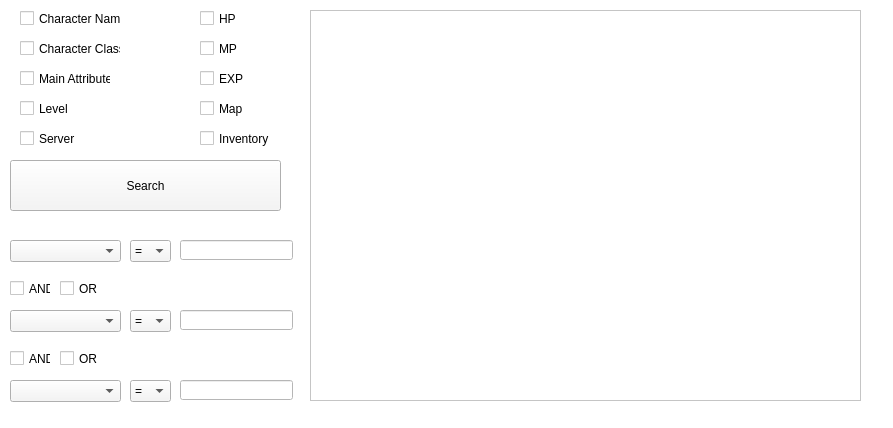
<?xml version="1.0" encoding="UTF-8"?>
<ui version="4.0">
 <class>characterManagerAdvancedView</class>
 <widget class="QWidget" name="characterManagerAdvancedView">
  <property name="geometry">
   <rect>
    <x>0</x>
    <y>0</y>
    <width>893</width>
    <height>428</height>
   </rect>
  </property>
  <property name="minimumSize">
   <size>
    <width>893</width>
    <height>428</height>
   </size>
  </property>
  <property name="maximumSize">
   <size>
    <width>893</width>
    <height>428</height>
   </size>
  </property>
  <property name="windowTitle">
   <string>Maplestory Manager - View Character (Advanced)</string>
  </property>
  <property name="styleSheet">
   <string notr="true">background-color: rgb(255, 255, 255);</string>
  </property>
  <widget class="QCheckBox" name="charLevelCheckbox">
   <property name="geometry">
    <rect>
     <x>20</x>
     <y>100</y>
     <width>70</width>
     <height>17</height>
    </rect>
   </property>
   <property name="text">
    <string>Level</string>
   </property>
  </widget>
  <widget class="QLineEdit" name="outputFirstConditional">
   <property name="geometry">
    <rect>
     <x>180</x>
     <y>240</y>
     <width>113</width>
     <height>20</height>
    </rect>
   </property>
   <property name="styleSheet">
    <string notr="true"/>
   </property>
  </widget>
  <widget class="QCheckBox" name="charHPCheckbox">
   <property name="geometry">
    <rect>
     <x>200</x>
     <y>10</y>
     <width>70</width>
     <height>17</height>
    </rect>
   </property>
   <property name="text">
    <string>HP</string>
   </property>
  </widget>
  <widget class="QCheckBox" name="charClassCheckbox">
   <property name="geometry">
    <rect>
     <x>20</x>
     <y>40</y>
     <width>101</width>
     <height>17</height>
    </rect>
   </property>
   <property name="text">
    <string>Character Class</string>
   </property>
  </widget>
  <widget class="QListWidget" name="output">
   <property name="geometry">
    <rect>
     <x>310</x>
     <y>10</y>
     <width>551</width>
     <height>391</height>
    </rect>
   </property>
  </widget>
  <widget class="QCheckBox" name="orFirst">
   <property name="geometry">
    <rect>
     <x>60</x>
     <y>280</y>
     <width>41</width>
     <height>17</height>
    </rect>
   </property>
   <property name="text">
    <string>OR</string>
   </property>
  </widget>
  <widget class="QLineEdit" name="outputSecondConditional">
   <property name="geometry">
    <rect>
     <x>180</x>
     <y>310</y>
     <width>113</width>
     <height>20</height>
    </rect>
   </property>
   <property name="styleSheet">
    <string notr="true"/>
   </property>
  </widget>
  <widget class="QCheckBox" name="charNameCheckbox">
   <property name="geometry">
    <rect>
     <x>20</x>
     <y>10</y>
     <width>101</width>
     <height>17</height>
    </rect>
   </property>
   <property name="text">
    <string>Character Name</string>
   </property>
  </widget>
  <widget class="QComboBox" name="conditionThirdConditional">
   <property name="geometry">
    <rect>
     <x>130</x>
     <y>380</y>
     <width>41</width>
     <height>22</height>
    </rect>
   </property>
   <property name="styleSheet">
    <string notr="true">background-color: rgb(245, 245, 245);</string>
   </property>
   <item>
    <property name="text">
     <string>=</string>
    </property>
   </item>
   <item>
    <property name="text">
     <string>!=</string>
    </property>
   </item>
   <item>
    <property name="text">
     <string>&gt;</string>
    </property>
   </item>
   <item>
    <property name="text">
     <string>&gt;=</string>
    </property>
   </item>
   <item>
    <property name="text">
     <string>&lt;</string>
    </property>
   </item>
   <item>
    <property name="text">
     <string>&lt;=</string>
    </property>
   </item>
  </widget>
  <widget class="QCheckBox" name="orSecond">
   <property name="geometry">
    <rect>
     <x>60</x>
     <y>350</y>
     <width>41</width>
     <height>17</height>
    </rect>
   </property>
   <property name="text">
    <string>OR</string>
   </property>
  </widget>
  <widget class="QComboBox" name="conditionFirstConditional">
   <property name="geometry">
    <rect>
     <x>130</x>
     <y>240</y>
     <width>41</width>
     <height>22</height>
    </rect>
   </property>
   <property name="styleSheet">
    <string notr="true">background-color: rgb(245, 245, 245);</string>
   </property>
   <item>
    <property name="text">
     <string>=</string>
    </property>
   </item>
   <item>
    <property name="text">
     <string>!=</string>
    </property>
   </item>
   <item>
    <property name="text">
     <string>&gt;</string>
    </property>
   </item>
   <item>
    <property name="text">
     <string>&gt;=</string>
    </property>
   </item>
   <item>
    <property name="text">
     <string>&lt;</string>
    </property>
   </item>
   <item>
    <property name="text">
     <string>&lt;=</string>
    </property>
   </item>
  </widget>
  <widget class="QCheckBox" name="andFirst">
   <property name="geometry">
    <rect>
     <x>10</x>
     <y>280</y>
     <width>41</width>
     <height>17</height>
    </rect>
   </property>
   <property name="text">
    <string>AND</string>
   </property>
  </widget>
  <widget class="QLineEdit" name="outputThirdConditional">
   <property name="geometry">
    <rect>
     <x>180</x>
     <y>380</y>
     <width>113</width>
     <height>20</height>
    </rect>
   </property>
   <property name="styleSheet">
    <string notr="true"/>
   </property>
  </widget>
  <widget class="QCheckBox" name="andSecond">
   <property name="geometry">
    <rect>
     <x>10</x>
     <y>350</y>
     <width>41</width>
     <height>17</height>
    </rect>
   </property>
   <property name="text">
    <string>AND</string>
   </property>
  </widget>
  <widget class="QCheckBox" name="charAttributeCheckbox">
   <property name="geometry">
    <rect>
     <x>20</x>
     <y>70</y>
     <width>91</width>
     <height>17</height>
    </rect>
   </property>
   <property name="text">
    <string>Main Attribute</string>
   </property>
  </widget>
  <widget class="QPushButton" name="searchButton">
   <property name="geometry">
    <rect>
     <x>10</x>
     <y>160</y>
     <width>271</width>
     <height>51</height>
    </rect>
   </property>
   <property name="styleSheet">
    <string notr="true">background-color: rgb(245, 245, 245);</string>
   </property>
   <property name="text">
    <string>Search</string>
   </property>
  </widget>
  <widget class="QComboBox" name="conditionSecondConditional">
   <property name="geometry">
    <rect>
     <x>130</x>
     <y>310</y>
     <width>41</width>
     <height>22</height>
    </rect>
   </property>
   <property name="styleSheet">
    <string notr="true">background-color: rgb(245, 245, 245);</string>
   </property>
   <item>
    <property name="text">
     <string>=</string>
    </property>
   </item>
   <item>
    <property name="text">
     <string>!=</string>
    </property>
   </item>
   <item>
    <property name="text">
     <string>&gt;</string>
    </property>
   </item>
   <item>
    <property name="text">
     <string>&gt;=</string>
    </property>
   </item>
   <item>
    <property name="text">
     <string>&lt;</string>
    </property>
   </item>
   <item>
    <property name="text">
     <string>&lt;=</string>
    </property>
   </item>
  </widget>
  <widget class="QCheckBox" name="charMPCheckbox">
   <property name="geometry">
    <rect>
     <x>200</x>
     <y>40</y>
     <width>91</width>
     <height>17</height>
    </rect>
   </property>
   <property name="text">
    <string>MP</string>
   </property>
  </widget>
  <widget class="QComboBox" name="inputFirstConditional">
   <property name="geometry">
    <rect>
     <x>10</x>
     <y>240</y>
     <width>111</width>
     <height>22</height>
    </rect>
   </property>
   <property name="styleSheet">
    <string notr="true">background-color: rgb(245, 245, 245);</string>
   </property>
   <item>
    <property name="text">
     <string/>
    </property>
   </item>
   <item>
    <property name="text">
     <string>Username</string>
    </property>
   </item>
   <item>
    <property name="text">
     <string>Character Name</string>
    </property>
   </item>
   <item>
    <property name="text">
     <string>Character Class</string>
    </property>
   </item>
   <item>
    <property name="text">
     <string>Main Attribute</string>
    </property>
   </item>
   <item>
    <property name="text">
     <string>Level</string>
    </property>
   </item>
   <item>
    <property name="text">
     <string>Server</string>
    </property>
   </item>
   <item>
    <property name="text">
     <string>HP</string>
    </property>
   </item>
   <item>
    <property name="text">
     <string>MP</string>
    </property>
   </item>
   <item>
    <property name="text">
     <string>EXP</string>
    </property>
   </item>
   <item>
    <property name="text">
     <string>Map</string>
    </property>
   </item>
   <item>
    <property name="text">
     <string>Inventory</string>
    </property>
   </item>
  </widget>
  <widget class="QCheckBox" name="charEXPCheckbox">
   <property name="geometry">
    <rect>
     <x>200</x>
     <y>70</y>
     <width>91</width>
     <height>17</height>
    </rect>
   </property>
   <property name="text">
    <string>EXP</string>
   </property>
  </widget>
  <widget class="QCheckBox" name="charServerCheckbox">
   <property name="geometry">
    <rect>
     <x>20</x>
     <y>130</y>
     <width>91</width>
     <height>17</height>
    </rect>
   </property>
   <property name="text">
    <string>Server</string>
   </property>
  </widget>
  <widget class="QCheckBox" name="charMapCheckbox">
   <property name="geometry">
    <rect>
     <x>200</x>
     <y>100</y>
     <width>91</width>
     <height>17</height>
    </rect>
   </property>
   <property name="text">
    <string>Map</string>
   </property>
  </widget>
  <widget class="QCheckBox" name="charInventoryCheckbox">
   <property name="geometry">
    <rect>
     <x>200</x>
     <y>130</y>
     <width>91</width>
     <height>17</height>
    </rect>
   </property>
   <property name="text">
    <string>Inventory</string>
   </property>
  </widget>
  <widget class="QComboBox" name="inputSecondConditional">
   <property name="geometry">
    <rect>
     <x>10</x>
     <y>310</y>
     <width>111</width>
     <height>22</height>
    </rect>
   </property>
   <property name="styleSheet">
    <string notr="true">background-color: rgb(245, 245, 245);</string>
   </property>
   <item>
    <property name="text">
     <string/>
    </property>
   </item>
   <item>
    <property name="text">
     <string>Username</string>
    </property>
   </item>
   <item>
    <property name="text">
     <string>Character Name</string>
    </property>
   </item>
   <item>
    <property name="text">
     <string>Character Class</string>
    </property>
   </item>
   <item>
    <property name="text">
     <string>Main Attribute</string>
    </property>
   </item>
   <item>
    <property name="text">
     <string>Level</string>
    </property>
   </item>
   <item>
    <property name="text">
     <string>Server</string>
    </property>
   </item>
   <item>
    <property name="text">
     <string>HP</string>
    </property>
   </item>
   <item>
    <property name="text">
     <string>MP</string>
    </property>
   </item>
   <item>
    <property name="text">
     <string>EXP</string>
    </property>
   </item>
   <item>
    <property name="text">
     <string>Map</string>
    </property>
   </item>
   <item>
    <property name="text">
     <string>Inventory</string>
    </property>
   </item>
  </widget>
  <widget class="QComboBox" name="inputThirdConditional">
   <property name="geometry">
    <rect>
     <x>10</x>
     <y>380</y>
     <width>111</width>
     <height>22</height>
    </rect>
   </property>
   <property name="styleSheet">
    <string notr="true">background-color: rgb(245, 245, 245);</string>
   </property>
   <item>
    <property name="text">
     <string/>
    </property>
   </item>
   <item>
    <property name="text">
     <string>Username</string>
    </property>
   </item>
   <item>
    <property name="text">
     <string>Character Name</string>
    </property>
   </item>
   <item>
    <property name="text">
     <string>Character Class</string>
    </property>
   </item>
   <item>
    <property name="text">
     <string>Main Attribute</string>
    </property>
   </item>
   <item>
    <property name="text">
     <string>Level</string>
    </property>
   </item>
   <item>
    <property name="text">
     <string>Server</string>
    </property>
   </item>
   <item>
    <property name="text">
     <string>HP</string>
    </property>
   </item>
   <item>
    <property name="text">
     <string>MP</string>
    </property>
   </item>
   <item>
    <property name="text">
     <string>EXP</string>
    </property>
   </item>
   <item>
    <property name="text">
     <string>Map</string>
    </property>
   </item>
   <item>
    <property name="text">
     <string>Inventory</string>
    </property>
   </item>
  </widget>
 </widget>
 <resources/>
 <connections/>
</ui>
